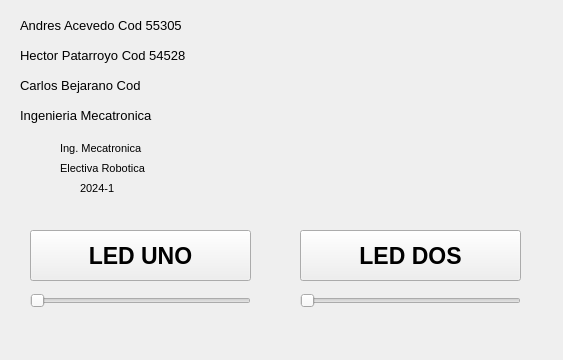
<?xml version="1.0" encoding="UTF-8"?>
<ui version="4.0">
 <class>MainWindow</class>
 <widget class="QMainWindow" name="MainWindow">
  <property name="geometry">
   <rect>
    <x>0</x>
    <y>0</y>
    <width>563</width>
    <height>360</height>
   </rect>
  </property>
  <property name="windowTitle">
   <string>MainWindow</string>
  </property>
  <widget class="QWidget" name="centralwidget">
   <widget class="QLabel" name="label_9">
    <property name="geometry">
     <rect>
      <x>80</x>
      <y>180</y>
      <width>55</width>
      <height>16</height>
     </rect>
    </property>
    <property name="font">
     <font>
      <pointsize>8</pointsize>
     </font>
    </property>
    <property name="text">
     <string>2024-1</string>
    </property>
   </widget>
   <widget class="QLabel" name="label_11">
    <property name="geometry">
     <rect>
      <x>300</x>
      <y>10</y>
      <width>211</width>
      <height>191</height>
     </rect>
    </property>
    <property name="text">
     <string/>
    </property>
    <property name="pixmap">
     <pixmap>LOGO ECCI.jpg</pixmap>
    </property>
    <property name="scaledContents">
     <bool>true</bool>
    </property>
    <property name="alignment">
     <set>Qt::AlignCenter</set>
    </property>
   </widget>
   <widget class="QLabel" name="label_12">
    <property name="geometry">
     <rect>
      <x>60</x>
      <y>140</y>
      <width>101</width>
      <height>16</height>
     </rect>
    </property>
    <property name="font">
     <font>
      <pointsize>8</pointsize>
     </font>
    </property>
    <property name="text">
     <string>Ing. Mecatronica</string>
    </property>
   </widget>
   <widget class="QLabel" name="label_13">
    <property name="geometry">
     <rect>
      <x>60</x>
      <y>160</y>
      <width>101</width>
      <height>16</height>
     </rect>
    </property>
    <property name="font">
     <font>
      <pointsize>8</pointsize>
     </font>
    </property>
    <property name="text">
     <string>Electiva Robotica</string>
    </property>
   </widget>
   <widget class="QPushButton" name="pushButton">
    <property name="geometry">
     <rect>
      <x>30</x>
      <y>230</y>
      <width>221</width>
      <height>51</height>
     </rect>
    </property>
    <property name="font">
     <font>
      <pointsize>17</pointsize>
      <weight>75</weight>
      <bold>true</bold>
     </font>
    </property>
    <property name="text">
     <string>LED UNO</string>
    </property>
   </widget>
   <widget class="QPushButton" name="pushButton_3">
    <property name="geometry">
     <rect>
      <x>300</x>
      <y>230</y>
      <width>221</width>
      <height>51</height>
     </rect>
    </property>
    <property name="font">
     <font>
      <pointsize>17</pointsize>
      <weight>75</weight>
      <bold>true</bold>
     </font>
    </property>
    <property name="text">
     <string>LED DOS</string>
    </property>
   </widget>
   <widget class="QSlider" name="Slider_uno">
    <property name="geometry">
     <rect>
      <x>30</x>
      <y>290</y>
      <width>221</width>
      <height>22</height>
     </rect>
    </property>
    <property name="maximum">
     <number>100</number>
    </property>
    <property name="orientation">
     <enum>Qt::Horizontal</enum>
    </property>
   </widget>
   <widget class="QSlider" name="Slider_dos">
    <property name="geometry">
     <rect>
      <x>300</x>
      <y>290</y>
      <width>221</width>
      <height>22</height>
     </rect>
    </property>
    <property name="maximum">
     <number>100</number>
    </property>
    <property name="orientation">
     <enum>Qt::Horizontal</enum>
    </property>
   </widget>
   <widget class="QLabel" name="label_3">
    <property name="geometry">
     <rect>
      <x>20</x>
      <y>10</y>
      <width>261</width>
      <height>31</height>
     </rect>
    </property>
    <property name="font">
     <font>
      <pointsize>10</pointsize>
     </font>
    </property>
    <property name="text">
     <string>Andres Acevedo Cod 55305</string>
    </property>
   </widget>
   <widget class="QLabel" name="label_7">
    <property name="geometry">
     <rect>
      <x>20</x>
      <y>100</y>
      <width>251</width>
      <height>31</height>
     </rect>
    </property>
    <property name="font">
     <font>
      <pointsize>10</pointsize>
     </font>
    </property>
    <property name="text">
     <string>Ingenieria Mecatronica</string>
    </property>
   </widget>
   <widget class="QLabel" name="label_5">
    <property name="geometry">
     <rect>
      <x>20</x>
      <y>40</y>
      <width>261</width>
      <height>31</height>
     </rect>
    </property>
    <property name="font">
     <font>
      <pointsize>10</pointsize>
     </font>
    </property>
    <property name="text">
     <string>Hector Patarroyo Cod 54528</string>
    </property>
   </widget>
   <widget class="QLabel" name="label_6">
    <property name="geometry">
     <rect>
      <x>20</x>
      <y>70</y>
      <width>261</width>
      <height>31</height>
     </rect>
    </property>
    <property name="font">
     <font>
      <pointsize>10</pointsize>
     </font>
    </property>
    <property name="text">
     <string>Carlos Bejarano Cod </string>
    </property>
   </widget>
  </widget>
 </widget>
 <resources/>
 <connections/>
</ui>
